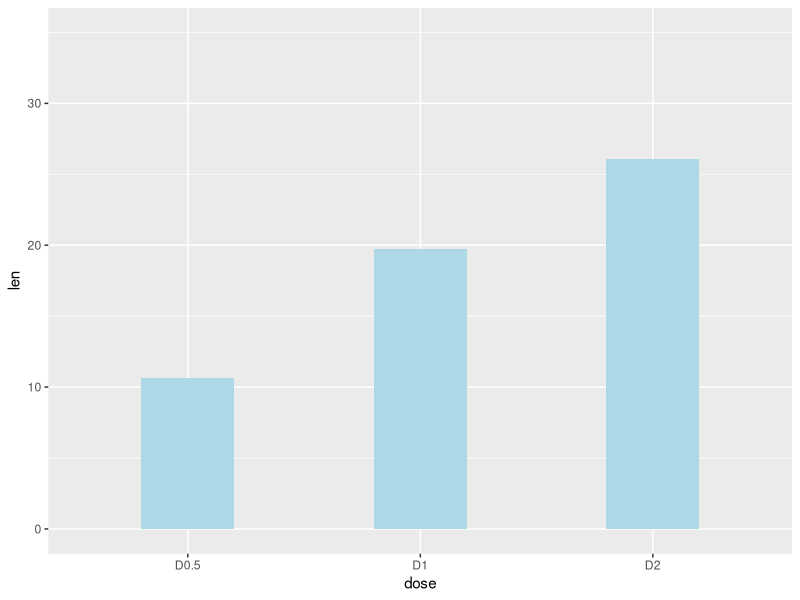
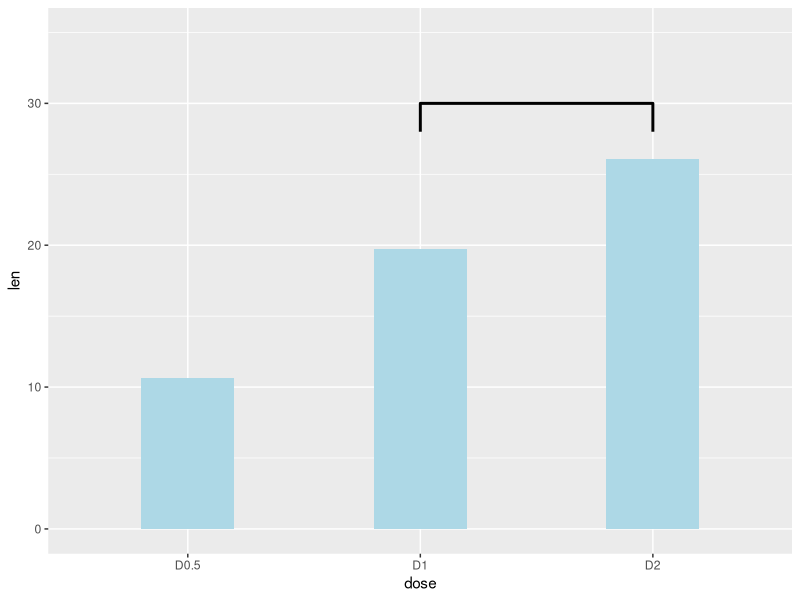
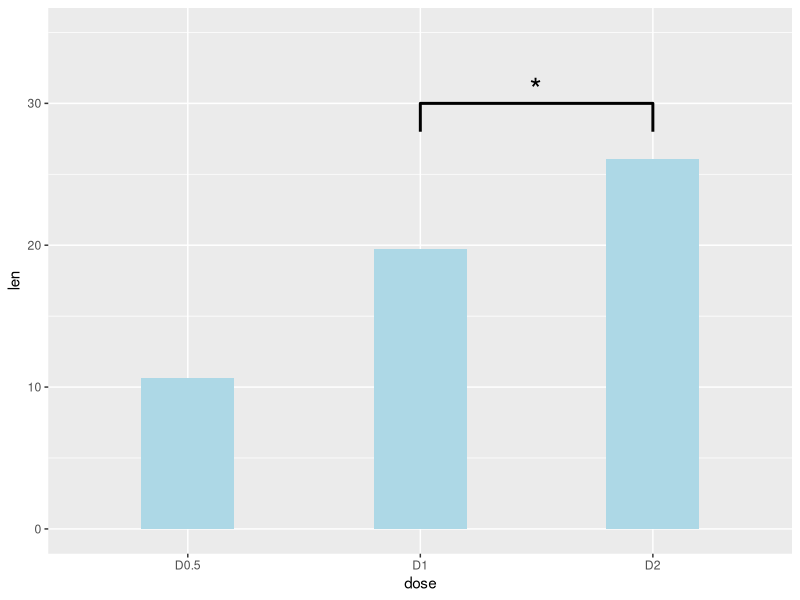

These charts were generated, in order, by the following R code:
# generate example of barplot

library(ggplot2)

data_tooth <- ToothGrowth
means <- c(mean(data_tooth[data_tooth$dose == 0.5,]$len), mean(data_tooth[data_tooth$dose == 1,]$len), mean(data_tooth[data_tooth$dose == 2,]$len)) 
df <- data.frame(dose=c("D0.5", "D1", "D2"),
                 len=means)
p<-ggplot(data=df, aes(x=dose, y=len)) +
  geom_bar(stat="identity", fill = "lightblue", width = 0.4) + expand_limits(y = c(0, 35))
p

# try to add the significance bar by hand

# draw the bar
p <- p + geom_path(data = data.frame(x = c(2, 2, 3, 3), y = c(28, 30, 30, 28)), aes(x = x, y = y), size = 1)
p

# add the *
p <- p + annotate("text", x = 2.495, y = 31, label = "*", size = 8)
p
